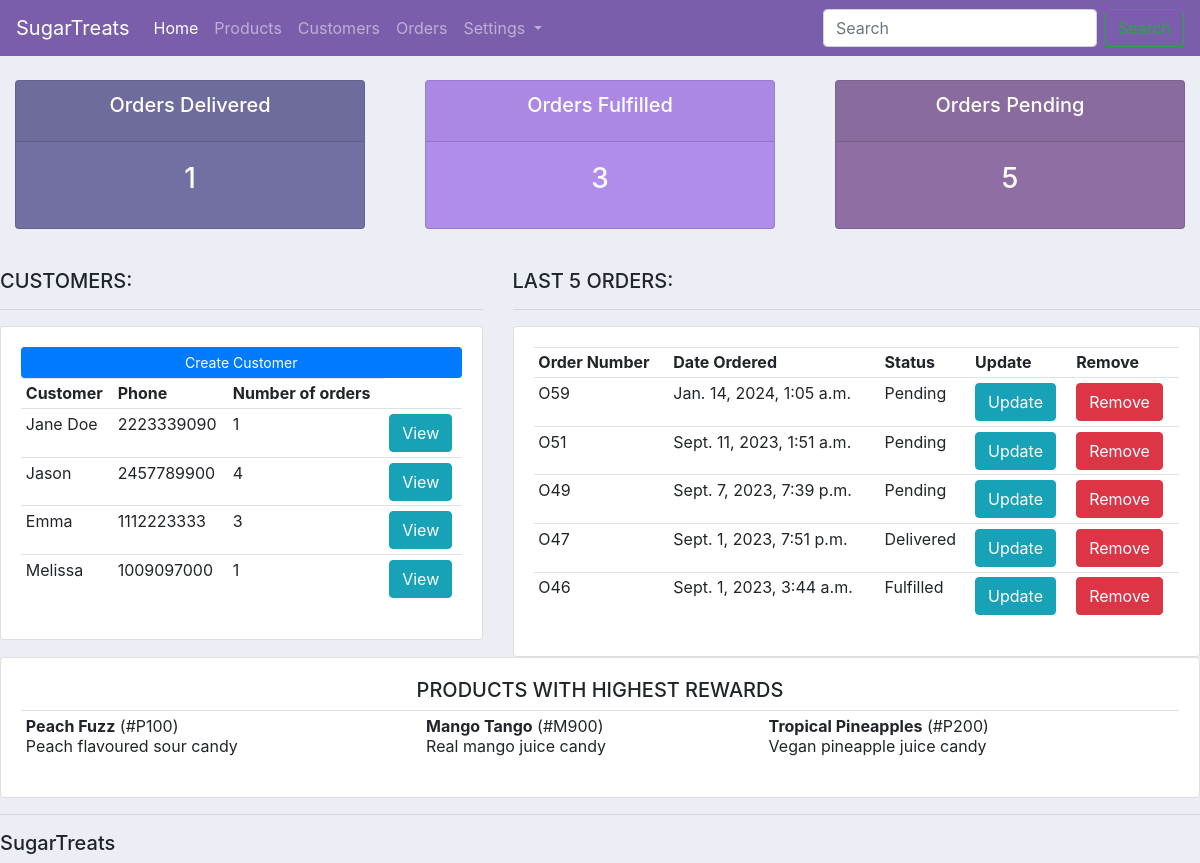
The page / on the database its author committed.
### ecomm/models.py (models this page shows, shortened)
class Customer(models.Model):
    name = models.CharField(max_length=200, null=True)
    email = models.EmailField(null=True)
    phone = models.CharField(max_length=200, null=True)
    date_created = models.DateTimeField(auto_now_add=True, null=True)

class Order(models.Model):
    STATUS = (
        ("Pending", "Pending"),
        ("Fulfilled", "Fulfilled"),
        ("Delivered","Delivered"),
    )
    customer = models.ForeignKey(Customer, null = True, on_delete = models.SET_NULL, related_name = 'orders')
    order_items = models.ManyToManyField("OrderItem", related_name = 'orders') #every Order has many order_items
    note = models.TextField(max_length= 300, null = True, blank = True)
    date_created=models.DateTimeField(auto_now_add=True, null=True)
    status = models.CharField(max_length = 200, null = True, choices = STATUS)

class Product(models.Model):
    CATEGORY = (
        ("Candy", "Candy"),
        ("Chocolate", "Chocolate"),
        ("Gift box", "Gift box"),
        ("Chocolate bar", "Chocolate bar"),
    )
    name = models.CharField(max_length=200, null=True)
    product_num = models.CharField(max_length=100, unique=True)
    description = models.TextField(max_length=200, null=True)
    category = models.CharField(max_length=200, null=True, choices = CATEGORY)
    price = models.FloatField(null = True)
    date_created=models.DateTimeField(auto_now_add=True, null=True)
    tags = models.ManyToManyField(Tag, blank = True)
    rewards = models.IntegerField(null = True)

### ecomm/views.py (the view)
# urls.py: path("", views.home, name = "home"),
def home(request):
    customers = Customer.objects.all()
    orders = Order.objects.all()
    products = Product.objects.all()
    total_customers = customers.count()
    total_orders = orders.count()
    delivered = orders.filter(status="Delivered").count()
    fulfilled = orders.filter(status="Fulfilled").count()
    pending = orders.filter(status="Pending").count()
    list = orders.order_by("-date_created")
    ordered_list = list[:5]  # returns first five objects
    context = {
        "orders": orders,
        "customers": customers,
        "products": products,
        "total_customers": total_customers,
        "total_orders": total_orders,
        "delivered": delivered,
        "pending": pending,
        "fulfilled": fulfilled,
        "ordered_list": ordered_list,
    }
    return render(request, "ecomm/dashboard.html", context)

### ecomm/templates/ecomm/dashboard.html
{% extends "ecomm/main.html" %} {% block content %}
{% include "ecomm/status.html" %}
<br />
<div class="row">
    <div class = "col-md-5">
        <h5>CUSTOMERS:</h5>
        <hr />
        <div class="card card-body">
            <a class="btn btn-primary btn-sm btn-block" href="">Create Customer</a>
            <table class="table table-sm">
                <tr>
                  <th>Customer</th>
                  <th>Phone</th>
                  <th>Number of orders</th>
                </tr>
                {% for customer in customers %}
                    <tr>
                        <td> {{customer.name}} </td>
                        <td> {{customer.phone}} </td>
                        <td> {{customer.orders.count}} </td>
                        <td><a class = "btn btn-small btn-info" href="{% url 'profile' customer.id %}">View</a>
                    </tr>
                {% endfor %}
            </table>
        </div>
    </div>
    <div class="col-md-7">
        <h5>LAST 5 ORDERS:</h5>
        <hr />
        <div class="card card-body">
            <table class="table table-sm">
                <tr>
                <th>Order Number</th>
                <th>Date Ordered</th>
                <th>Status</th>
                <th>Update</th>
                <th>Remove</th>
                </tr>
                {% for order in ordered_list%}
                    <tr>
                        <td>O{{order.id}}</td>
                        <td>{{order.date_created}}</td>
                        <td>{{order.status}}</td>
                        <td><a class = "btn btn-small btn-info" href="{% url 'update_order' order.id %}">Update</td>
                        <td><a class = "btn btn-small btn-danger" href="{% url 'delete_order' order.id %}">Remove</td>
                    </tr>
                {% endfor %}
            </table>
        </div>
    </div>
</div>
<div class = "row">
        <div class = "col-md-12">
            <div class = "card card-body">
                <h5><center>PRODUCTS WITH HIGHEST REWARDS</center></h5>
                <table class = "table table-sm">
                    <tr>
                    {% for product in products %}
                    <td><b>{{product.name}}</b> (#{{product.product_num}})<br>{{product.description}}</td>
                    {% endfor %}
                    </tr>
                </table>
            </div>
        </div>
</div>
{% endblock %}

### static/css/main.css (style rules this page uses)
body { background-color: #ebeff5; }

### rows shown on the page
Customer: name "Jane Doe", phone "2223339090", orders.count "1"
Customer: name "Jason", phone "2457789900", orders.count "4"
Customer: name "Emma", phone "1112223333", orders.count "3"
Customer: name "Melissa", phone "1009097000", orders.count "1"
Order: id "59", date_created "Jan. 14, 2024, 1:05 a.m.", status "Pending"
Order: id "51", date_created "Sept. 11, 2023, 1:51 a.m.", status "Pending"
Order: id "49", date_created "Sept. 7, 2023, 7:39 p.m.", status "Pending"
Order: id "47", date_created "Sept. 1, 2023, 7:51 p.m.", status "Delivered"
Order: id "46", date_created "Sept. 1, 2023, 3:44 a.m.", status "Fulfilled"
Product: name "Peach Fuzz", product_num "P100", description "Peach flavoured sour candy"
Product: name "Mango Tango", product_num "M900", description "Real mango juice candy"
Product: name "Tropical Pineapples", product_num "P200", description "Vegan pineapple juice candy"

### other values the page prints
{{ delivered }} "1"
{{ fulfilled }} "3"
{{ pending }} "5"
